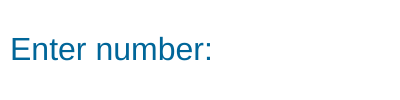
Frame 1 (no input)
Frame 60 (no input): identical to frame 1, image omitted
Frame 120 (the mouse pressed at the canvas centre since frame 60): identical to frame 1, image omitted

The p5.js sketch that drew this single still picture (run headless with seeded random() and noise() and a simulated clock; from frame 60 on, the mouse is pressed at the canvas centre):

// p5.js sketch
// ── sketch.js
let textValid = "Enter number:";

function setup() {
  createCanvas(400, 100);
  let inp = createInput('');
  inp.input(myInputEvent);
}

function draw() {
  background(255);
  textSize(32);
  fill(0, 102, 153);
  text(textValid, 10, 60);
  /*
  for(let i = 0; i < textValid.length; i++)
  {
    //console.log(textValid[i]);
  }
  */
}

function myInputEvent() {
  //console.log("got this: " + checkInput(this.value()));
  
  if(checkInput(this.value()) == "Invalid!")
  {
    textValid = "Invalid";
  }
  else
  {
    //textValid = this.value();
    textValid = this.value() + parseString2Int(this.value());
  }
  
}

function checkInput(textValue)
{
  //console.log(textValue.length);
   if(textValue.length == 0 || textValue[0] == '0') //Cannot start number with zero or nothing in array
    {
      textValue = "Invalid!";
      return textValue;
    }
  
  for(let i = 0; i < textValue.length; i++)
  {
   
    if(textValue[i] != '0' && textValue[i] != '1' && textValue[i] != '2' && textValue[i] != '3' && textValue[i] != '4' && textValue[i] != '5' && textValue[i] != '6' && textValue[i] != '7' && textValue[i] != '8' && textValue[i] != '9')
    {
     textValid = "Invalid!";
      return textValid;
    }
  }
  textValid = "Valid";
  return textValue;
  
}

function parseString2Int(sArray)
{
  let numberArray = [];
  for(let i = 0; i < sArray.length; i++)
  {
    numberArray.unshift(parseInt(sArray[i]));
  }
  
  let sum = 0;
  //calculate checksum
  for(let i = 0; i < numberArray.length; i++)
  {
    if(i % 2 == 0)
    {
      sum += doubling(numberArray[i]);
    }
    else
    {
      sum += numberArray[i];
    }
  }
  
  let checksum = (sum * 9) % 10;
  return checksum.toString();
  
}

function doubling(int)
{
  //double int
  //if doubling is two digits, add these two digits together
  switch(int)
  {
      
    case 0:
      return 0;
      
    case 1:
      return 2;
      
    case 2:
      return 4;
      
    case 3:
      return 6;
      
    case 4:
      return 8;
      
    case 5:
      return 1;
      
    case 6:
      return 3;
      
    case 7:
      return 5;
      
    case 8:
      return 7;
      
    case 9:
      return 9;
      
  }
}
